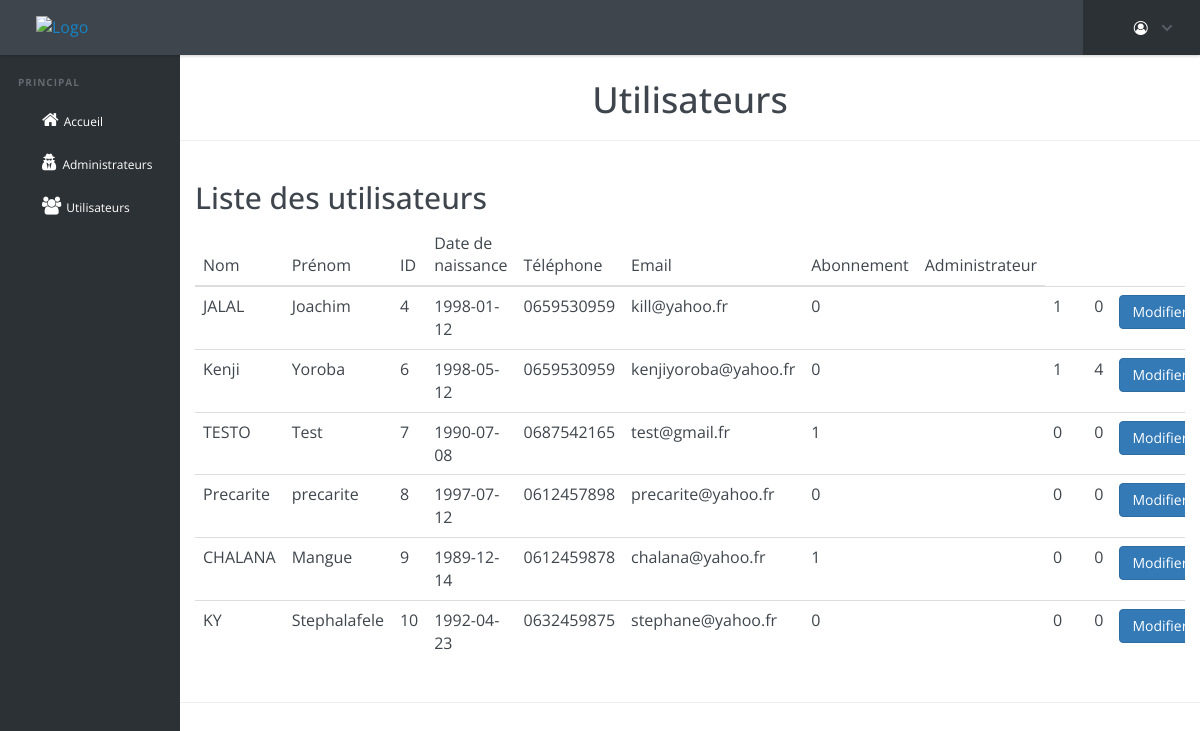
Page /Projet_ANNUEL--CIG-KIKI-KEN/admin/users.php on the committed database.
### tables this page shows
CREATE TABLE `users` (
  `name` varchar(50) NOT NULL,
  `surname` varchar(50) NOT NULL,
  `id` int(11) NOT NULL,
  `password` varchar(60) NOT NULL,
  `birthday` date NOT NULL,
  `phone` char(10) DEFAULT NULL,
  `email` varchar(100) NOT NULL,
  `is_deleted` tinyint(1) DEFAULT '0',
  `date_updated` timestamp NULL DEFAULT NULL,
  `is_admin` tinyint(1) DEFAULT '0',
  `expiration` datetime DEFAULT NULL,
  `id_subscription` int(11) NOT NULL
);

### Projet_ANNUEL--CIG-KIKI-KEN/admin/users.php (the view, shortened to what this page needs)
<?php
	require "header-admin.php";
?>
	<section id="page-section">
		<h1 id="page-title">Utilisateurs</h1>
		<hr>
		<div class="container">
		    <h2>Liste des utilisateurs</h2>
		    <div class="table-responsive">
			    <table class="table">
			   		<thead>
			        	<tr>
				        	<th>Nom</th>
				       		<th>Prénom</th>
				       		<th>ID</th>
					        <th>Date de naissance</th>
				       		<th>Téléphone</th>
					        <th>Email</th>
					        <th>Abonnement</th>
					        <th>Administrateur</th>
			      		</tr>
			   		</thead>
			    	<tbody>
				    <?php
						$query = $db->prepare('SELECT * FROM users ORDER BY id');
				  		$query->execute();
				  		$allUsers=$query->fetchAll(PDO::FETCH_ASSOC);
						foreach ($allUsers as $user) {
							echo '<tr>';
							foreach ($user as $key => $value) {
								if ($key != "password") {
									if ($key == "avatar") {
										echo '<td><img class="display-users-img" src="../../img/'.$value.'"></td>';
									}
									else {
										echo '<td>'.$value.'</td>';
									}
								}
							}
							echo '<td><form method="POST" action="editUser.php">
										<input type="hidden" name="userId" value="'.$user["id"].'">
										<input type="submit" class="btn btn-primary" value="Modifier">
									   </form>
								 </td>';
							echo '</tr>';
						}
				    ?>
					</tbody>
				</table>
			</div>
		</div>
		<hr>
	</section>
<?php
	require "footer-admin.php";
?>

### Projet_ANNUEL--CIG-KIKI-KEN/admin/header-admin.php (shortened to what this page needs)
<!DOCTYPE html>
<html lang="fr">
<head>
	<link rel="stylesheet" href="css/font-awesome.css">
	<link rel="stylesheet" href="css/reset.css">
	<link rel="stylesheet" href="css/bootstrap.css">
	<link rel="stylesheet" href="css/admin.css">
</head>
<body>
	<header class="cd-main-header">
		<a href="../../" class="cd-logo"><img class="logo" src="img/logo.png" alt="Logo"></a>
		<nav class="cd-nav">
			<ul class="cd-top-nav">
				<li class="has-children account">
					<a href="#"><i class="fa fa-user-circle-o admin-top-icon" aria-hidden="true"></i>
					</a>
				</li>
			</ul>
		</nav>
	</header>
	<main class="cd-main-content">
		<nav class="cd-side-nav">
			<ul>
				<li class="cd-label">Principal</li>
				<li><a href="../admin"><i class="fa fa-home admin-side-icon" aria-hidden="true"></i>Accueil</a></li>
				<li><a href="admins.php"><i class="fa fa-user-secret admin-side-icon" aria-hidden="true"></i>Administrateurs</a></li>
				<li><a href="users.php"><i class="fa fa-users admin-side-icon" aria-hidden="true"></i>Utilisateurs</a></li>
		</nav>
	</main>

### Projet_ANNUEL--CIG-KIKI-KEN/admin/footer-admin.php (shortened to what this page needs)
</body>
</html>

### rows in the picture
users: name "JALAL", surname "Joachim", id "4", birthday "1998-01-12", phone "0659530959", email "kill@yahoo.fr", is_deleted "0", is_admin "1", id_subscription "0"
users: name "Kenji", surname "Yoroba", id "6", birthday "1998-05-12", phone "0659530959", email "kenjiyoroba@yahoo.fr", is_deleted "0", is_admin "1", id_subscription "4"
users: name "TESTO", surname "Test", id "7", birthday "1990-07-08", phone "0687542165", email "test@gmail.fr", is_deleted "1", is_admin "0", id_subscription "0"
users: name "Precarite", surname "precarite", id "8", birthday "1997-07-12", phone "0612457898", email "precarite@yahoo.fr", is_deleted "0", is_admin "0", id_subscription "0"
users: name "CHALANA", surname "Mangue", id "9", birthday "1989-12-14", phone "0612459878", email "chalana@yahoo.fr", is_deleted "1", is_admin "0", id_subscription "0"
users: name "KY", surname "Stephalafele", id "10", birthday "1992-04-23", phone "0632459875", email "stephane@yahoo.fr", is_deleted "0", is_admin "0", id_subscription "0"
